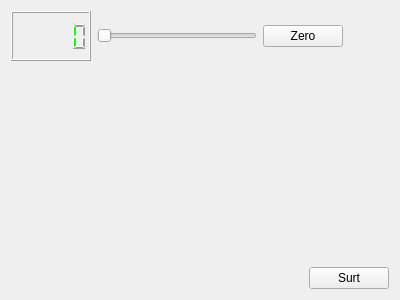
<?xml version="1.0" encoding="UTF-8"?>
<ui version="4.0">
 <class>MyForm</class>
 <widget class="QWidget" name="MyForm">
  <property name="geometry">
   <rect>
    <x>0</x>
    <y>0</y>
    <width>400</width>
    <height>300</height>
   </rect>
  </property>
  <property name="windowTitle">
   <string>Form</string>
  </property>
  <layout class="QVBoxLayout" name="verticalLayout_2">
   <item>
    <layout class="QHBoxLayout" name="horizontalLayout_3">
     <item>
      <layout class="QHBoxLayout" name="horizontalLayout_2">
       <item>
        <widget class="MyQLCDNumber" name="lcdNumber">
         <property name="sizePolicy">
          <sizepolicy hsizetype="Fixed" vsizetype="Fixed">
           <horstretch>0</horstretch>
           <verstretch>0</verstretch>
          </sizepolicy>
         </property>
         <property name="minimumSize">
          <size>
           <width>80</width>
           <height>50</height>
          </size>
         </property>
         <property name="styleSheet">
          <string notr="true">color: rgb(0, 255, 0);</string>
         </property>
        </widget>
       </item>
       <item>
        <widget class="QSlider" name="horizontalSlider">
         <property name="sizePolicy">
          <sizepolicy hsizetype="Fixed" vsizetype="Fixed">
           <horstretch>0</horstretch>
           <verstretch>0</verstretch>
          </sizepolicy>
         </property>
         <property name="minimumSize">
          <size>
           <width>160</width>
           <height>0</height>
          </size>
         </property>
         <property name="orientation">
          <enum>Qt::Horizontal</enum>
         </property>
        </widget>
       </item>
       <item>
        <widget class="QPushButton" name="pushButton_2">
         <property name="text">
          <string>Zero</string>
         </property>
        </widget>
       </item>
      </layout>
     </item>
     <item>
      <spacer name="horizontalSpacer_2">
       <property name="orientation">
        <enum>Qt::Horizontal</enum>
       </property>
       <property name="sizeHint" stdset="0">
        <size>
         <width>40</width>
         <height>20</height>
        </size>
       </property>
      </spacer>
     </item>
    </layout>
   </item>
   <item>
    <layout class="QHBoxLayout" name="horizontalLayout">
     <item>
      <spacer name="horizontalSpacer">
       <property name="orientation">
        <enum>Qt::Horizontal</enum>
       </property>
       <property name="sizeHint" stdset="0">
        <size>
         <width>40</width>
         <height>20</height>
        </size>
       </property>
      </spacer>
     </item>
     <item>
      <layout class="QVBoxLayout" name="verticalLayout">
       <item>
        <spacer name="verticalSpacer">
         <property name="orientation">
          <enum>Qt::Vertical</enum>
         </property>
         <property name="sizeHint" stdset="0">
          <size>
           <width>20</width>
           <height>40</height>
          </size>
         </property>
        </spacer>
       </item>
       <item>
        <widget class="QPushButton" name="pushButton">
         <property name="text">
          <string>Surt</string>
         </property>
        </widget>
       </item>
      </layout>
     </item>
    </layout>
   </item>
  </layout>
 </widget>
 <customwidgets>
  <customwidget>
   <class>MyQLCDNumber</class>
   <extends>QLCDNumber</extends>
   <header>MYQLCDNumber.h</header>
   <slots>
    <slot>display_colors(int)</slot>
    <slot>setZero()</slot>
   </slots>
  </customwidget>
 </customwidgets>
 <resources/>
 <connections>
  <connection>
   <sender>pushButton</sender>
   <signal>clicked()</signal>
   <receiver>MyForm</receiver>
   <slot>close()</slot>
   <hints>
    <hint type="sourcelabel">
     <x>349</x>
     <y>269</y>
    </hint>
    <hint type="destinationlabel">
     <x>326</x>
     <y>199</y>
    </hint>
   </hints>
  </connection>
  <connection>
   <sender>horizontalSlider</sender>
   <signal>valueChanged(int)</signal>
   <receiver>lcdNumber</receiver>
   <slot>display_colors(int)</slot>
   <hints>
    <hint type="sourcelabel">
     <x>165</x>
     <y>31</y>
    </hint>
    <hint type="destinationlabel">
     <x>80</x>
     <y>48</y>
    </hint>
   </hints>
  </connection>
  <connection>
   <sender>pushButton_2</sender>
   <signal>clicked()</signal>
   <receiver>lcdNumber</receiver>
   <slot>setZero()</slot>
   <hints>
    <hint type="sourcelabel">
     <x>300</x>
     <y>33</y>
    </hint>
    <hint type="destinationlabel">
     <x>78</x>
     <y>55</y>
    </hint>
   </hints>
  </connection>
 </connections>
</ui>
